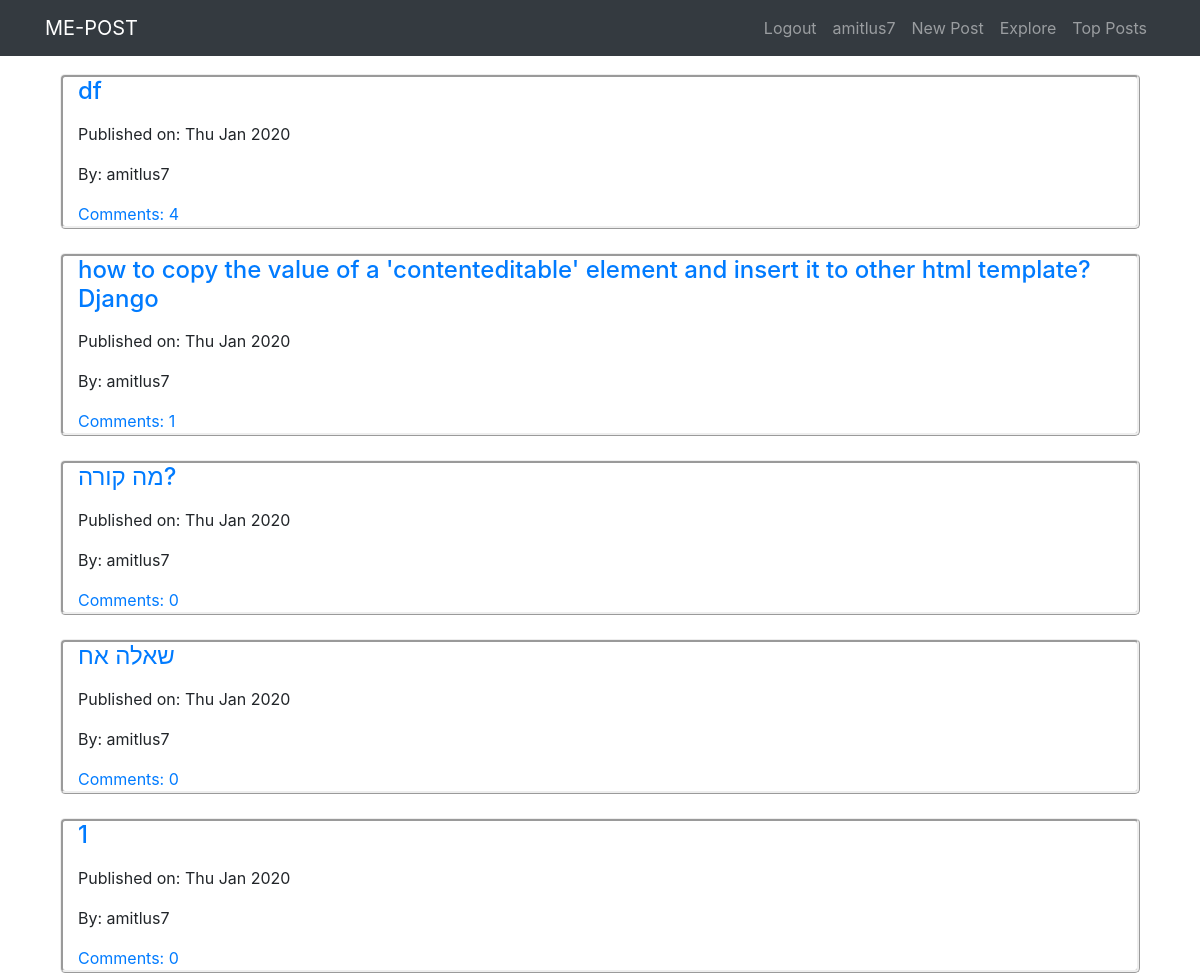
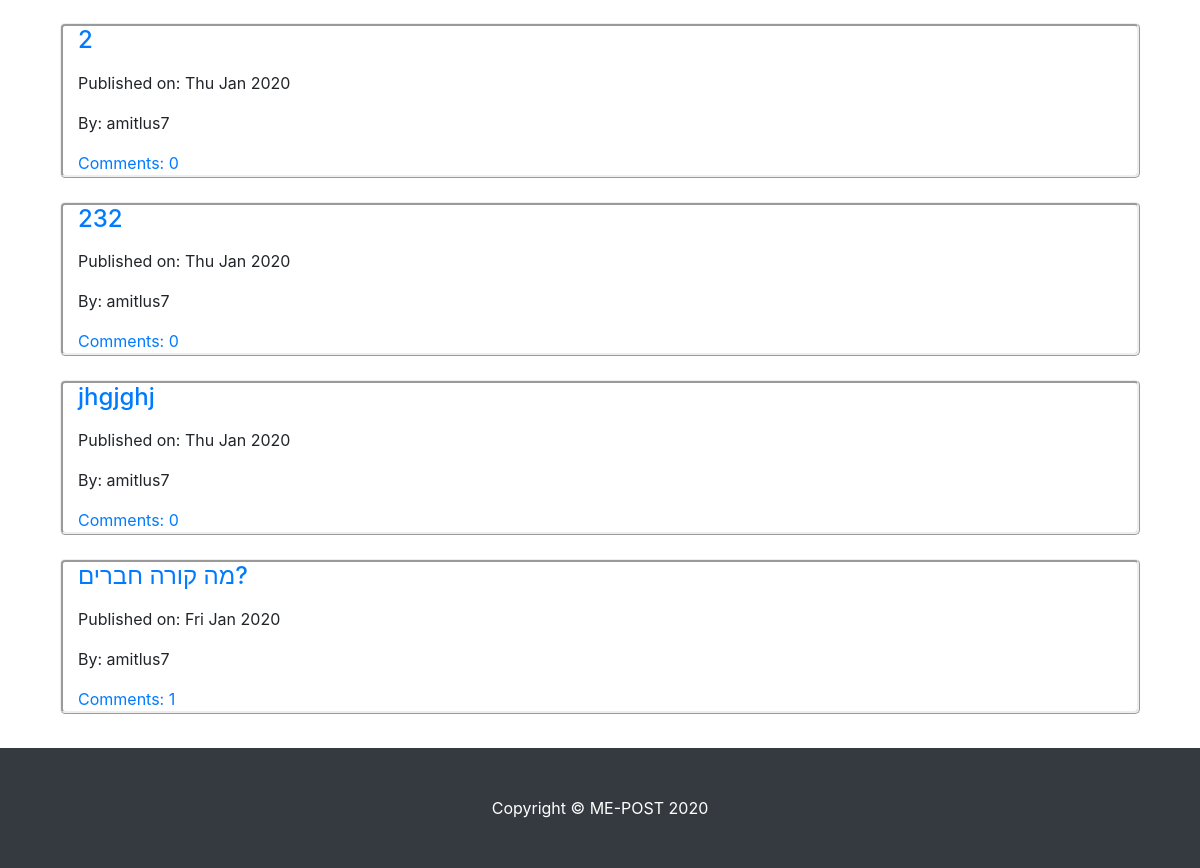
The app's page /TheApp/personalposts/amitlus7/ (signed in) with its own data (2 pictures, top to bottom).
### TheApp/models.py (models this page shows, shortened)
class Post(models.Model):
    author = models.ForeignKey(User, on_delete=models.PROTECT)
    title = models.CharField(max_length=200)
    text = models.TextField()
    create_date = models.DateTimeField(default=timezone.now)
    post_views = models.IntegerField(default=0)
    def __str__(self):
            return self.title

### TheApp/views.py (the view)
# urls.py: path('personalposts/<username>/', views.personalposts, name='personalposts'),
@login_required
def personalposts(request, username):
    if username == request.user.username:#כדי לוודא שמה שהכנסנו בכתובת במקום <username> שווה לשם המשתמש המחובר ושרק הוא יוכל לעבור לדף הרתוי
        items = Post.objects.filter(author__username=username)
        return render(request, 'TheApp/personalposts.html', {'items':items})
    else:
        return HttpResponse('You are not {} of this comment. Access denied'.format(username))

### templates/TheApp/personalposts.html
{% extends "TheApp/base.html" %}
{% block body_block %}
<div class="container" style="padding-bottom: 130px; margin-top:50px;">
{% for item in items %}
  <div class="container" style="border-style:ridge; border-radius: 5px;">
      <h4><a href="{% url 'TheApp:post_detail' pk=item.pk %}">{{item|linebreaks}}</a></h4>
      <p>Published on: {{item.create_date|date:"D M Y"}}</p>
      <p>By: {{item.author}}</p>
      <a href="{% url 'TheApp:post_detail' pk=item.pk %}">Comments: {{ item.comments.count }}</a>
  </div>
  <br>
{%endfor%}
</div>
{% endblock %}

### templates/TheApp/base.html (shortened to what this page needs)
<!DOCTYPE html>
{% load static %}
<html lang="en" dir="ltr">
  <head>
<link rel="stylesheet" href="https://stackpath.bootstrapcdn.com/bootstrap/4.3.1/css/bootstrap.min.css">
    <link rel="stylesheet" href="{% static "css/style.css" %}"/>
  </head>
  <body>
    <div class="fixed-top">
    <nav class="navbar fixed-top navbar-expand-lg navbar-dark bg-dark fixed-top">
      <div class="container">
        <a class="navbar-brand" href="{% url 'TheApp:index' %}">ME-POST</a>
        <div class="collapse navbar-collapse" id="navbarResponsive">
          <ul class="navbar-nav ml-auto">
            {% if user.is_authenticated %}
                      <li><a class= 'nav-link' href="{% url 'logout' %}">Logout</a></li>
                      <li><a class="nav-link" href="{% url 'TheApp:personalposts' username=user.username %}">{{ user.username }}</a></li>
                      <li><a class="nav-link" href="{% url 'TheApp:post_form' %}">New Post</a></li>
                      <li><a class="nav-link" href="{% url 'TheApp:post_list' %}">Explore</a></li>
                      <li><a class="nav-link" href="{% url 'TheApp:top_posts' %}">Top Posts</a></li>
                      {% else %}
                      <li><a class= 'nav-link' href="{% url 'TheApp:user_login' %}">Login</a></li>
                      {% endif %}
          </ul>
        </div>
      </div>
    </nav>
    </div>
    <div class="fixed-bottom" id="bottom">
    <footer class="py-5 bg-dark">
      <div class="container">
        <p class="m-0 text-center text-white">Copyright &copy; ME-POST 2020</p>
      </div>
    </footer>
    </div>
<div class="container">
  {% block body_block %}
  {% endblock %}
</div>
  </body>
</html>

### records on screen
Post: title "df", create_date "Thu Jan 2020", author "amitlus7", comments.count "4"
Post: title "how to copy the value of a 'contenteditable' element and insert it to other html template? Django", create_date "Thu Jan 2020", author "amitlus7", comments.count "1"
Post: title "מה קורה?", create_date "Thu Jan 2020", author "amitlus7", comments.count "0"
Post: title "שאלה אח", create_date "Thu Jan 2020", author "amitlus7", comments.count "0"
Post: title "1", create_date "Thu Jan 2020", author "amitlus7", comments.count "0"
Post: title "2", create_date "Thu Jan 2020", author "amitlus7", comments.count "0"
Post: title "232", create_date "Thu Jan 2020", author "amitlus7", comments.count "0"
Post: title "jhgjghj", create_date "Thu Jan 2020", author "amitlus7", comments.count "0"
Post: title "מה קורה חברים?", create_date "Fri Jan 2020", author "amitlus7", comments.count "1"

### other values on screen
{{ user.username }} "amitlus7"
